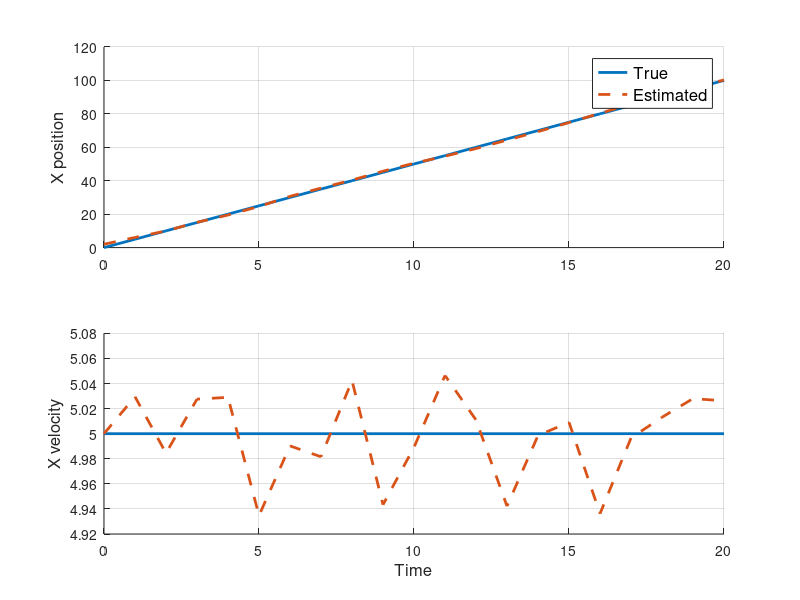
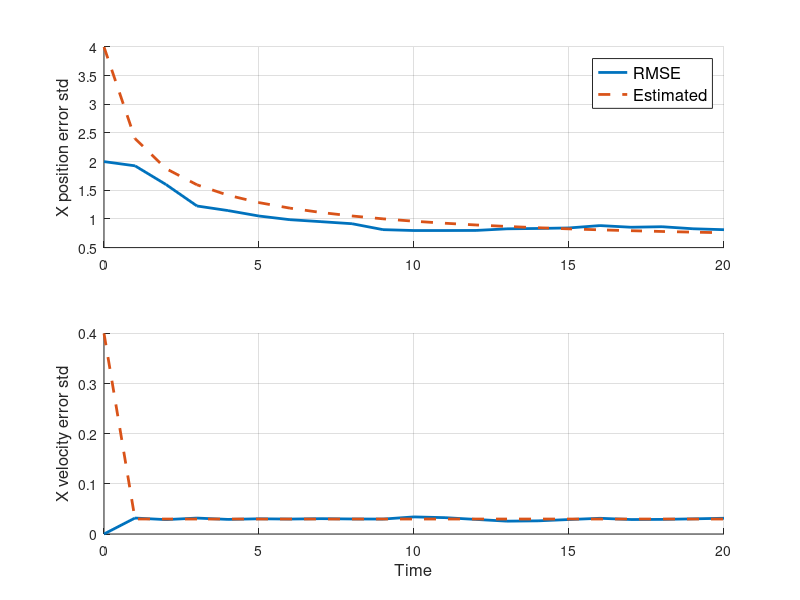
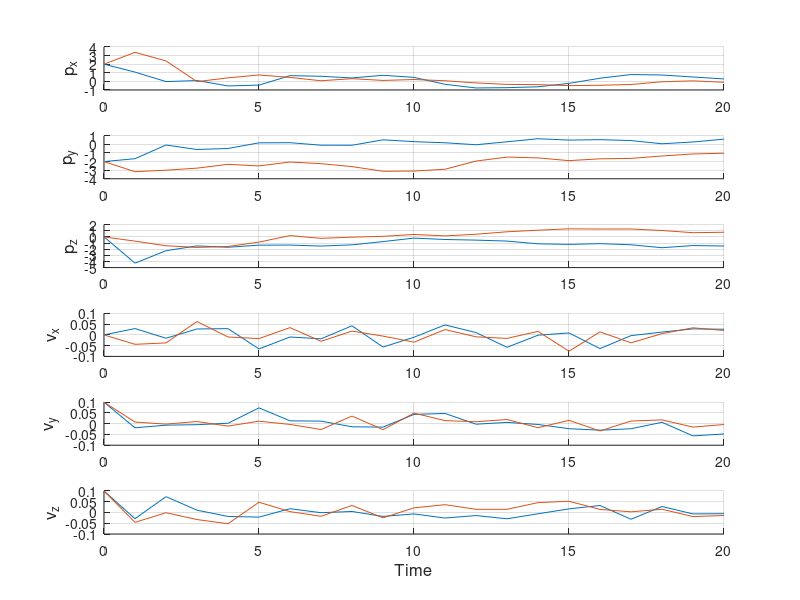

These charts were generated, in order, by the following MATLAB code:

% Please cite the following book chapter if you find this code helpful.
%%% Y. Kim and H. Bang, Introduction to Kalman Filter and Its Applications, InTechOpen, 2018
% Example 2.3 - INS/GNSS navigation
close all
clc
clear
%% settings
N = 20; % number of time steps
dt = 1; % time between time steps
M = 100; % number of Monte-Carlo runs
sig_acc_true = [0.3; 0.3; 0.3]; % true value of standard deviation of accelerometer noise
sig_gps_true = [3; 3; 3; 0.03; 0.03; 0.03]; % true value of standard deviation of GPS noise
sig_acc = [0.3; 0.3; 0.3]; % user input of standard deviation of accelerometer noise
sig_gps = [3; 3; 3; 0.03; 0.03; 0.03]; % user input of standard deviation of GPS noise
Q = [diag(0.25*dt^4*sig_acc.^2), zeros(3); zeros(3), diag(dt^2*sig_acc.^2)]; % process noise covariance matrix
R = [diag(sig_gps(1:3).^2), zeros(3); zeros(3), diag(sig_gps(4:6).^2)]; % measurement noise covariance matrix
F = [eye(3), eye(3)*dt; zeros(3), eye(3)]; % state transition matrix
B = [0.5*eye(3)*dt^2; eye(3)*dt]; % control-input matrix
H = eye(6); % measurement matrix
%% true trajectory
x_true = zeros(6,N+1); % true state
a_true = zeros(3,N);   % true acceleration
x_true(:,1) = [0; 0; 0; 5; 5; 0]; % initial true state
for k = 2:1:N+1
    x_true(:,k) = F*x_true(:,k-1) + B*a_true(:,k-1);
end
%% Kalman filter simulation
res_x_est = zeros(6,N+1,M); % Monte-Carlo estimates
res_x_err = zeros(6,N+1,M); % Monte-Carlo estimate errors
P_diag = zeros(6,N+1); % diagonal term of error covariance matrix
% filtering
for m = 1:1:M
    % initial guess
    x_est(:,1) = [2; -2; 0; 5; 5.1; 0.1];
    P = [eye(3)*4^2, zeros(3); zeros(3), eye(3)*0.4^2];
    P_diag(:,1) = diag(P);
    for k = 2:1:N+1
        
        %%% Prediction
        % obtain acceleration output
        u = a_true(:,k-1) + normrnd(0, sig_acc_true);
        
        % predicted state estimate
        x_est(:,k) = F*x_est(:,k-1) + B*u;
        
        % predicted error covariance
        P = F*P*F' + Q;
        
        %%% Update
        % obtain measurement
        z = x_true(:,k) + normrnd(0, sig_gps_true);
        
        % measurement residual
        y = z - H*x_est(:,k);
        
        % Kalman gain
        K = P*H'/(R+H*P*H');
        
        % updated state estimate
        x_est(:,k) = x_est(:,k) + K*y;
        
        % updated error covariance
        P = (eye(6) - K*H)*P;
        
        P_diag(:,k) = diag(P);
    end
    
    res_x_est(:,:,m) = x_est;
    res_x_err(:,:,m) = x_est - x_true;
    
end
%% get result statistics
x_est_avg = mean(res_x_est,3);
x_err_avg = mean(res_x_err,3);
x_RMSE = zeros(3,N+1); % root mean square error
for k = 1:1:N+1
    x_RMSE(1,k) = sqrt(mean(res_x_err(1,k,:).^2,3));
    x_RMSE(2,k) = sqrt(mean(res_x_err(2,k,:).^2,3));
    x_RMSE(3,k) = sqrt(mean(res_x_err(3,k,:).^2,3));
    x_RMSE(4,k) = sqrt(mean(res_x_err(4,k,:).^2,3));
    x_RMSE(5,k) = sqrt(mean(res_x_err(5,k,:).^2,3));
    x_RMSE(6,k) = sqrt(mean(res_x_err(6,k,:).^2,3));
end
%% plot results
time = (0:1:N)*dt;
figure
subplot(2,1,1); hold on;
plot(time, x_true(1,:), 'linewidth', 2);
plot(time, res_x_est(1,:,1), '--', 'linewidth', 2);
legend({'True', 'Estimated'}, 'fontsize', 12);
ylabel('X position', 'fontsize', 12); grid on;
subplot(2,1,2); hold on;
plot(time, x_true(4,:), 'linewidth', 2);
plot(time, res_x_est(4,:,1), '--', 'linewidth', 2);
ylabel('X velocity', 'fontsize', 12); xlabel('Time', 'fontsize', 12); grid on;
figure
subplot(2,1,1); hold on;
plot(time, x_RMSE(1,:), 'linewidth', 2);
plot(time, sqrt(P_diag(1,:)), '--', 'linewidth', 2);
legend({'RMSE', 'Estimated'}, 'fontsize', 12);
ylabel('X position error std', 'fontsize', 12); grid on;
subplot(2,1,2); hold on;
plot(time, x_RMSE(4,:), 'linewidth', 2);
plot(time, sqrt(P_diag(4,:)), '--', 'linewidth', 2);
ylabel('X velocity error std', 'fontsize', 12); xlabel('Time', 'fontsize', 12); grid on;
figure
subplot(6,1,1); hold on;
plot(time, res_x_err(1,:,1));
plot(time, res_x_err(1,:,2));
ylabel('p_x', 'fontsize', 12); grid on;
subplot(6,1,2); hold on;
plot(time, res_x_err(2,:,1));
plot(time, res_x_err(2,:,2));
ylabel('p_y', 'fontsize', 12); grid on;
subplot(6,1,3); hold on;
plot(time, res_x_err(3,:,1));
plot(time, res_x_err(3,:,2));
ylabel('p_z', 'fontsize', 12); grid on;
subplot(6,1,4); hold on;
plot(time, res_x_err(4,:,1));
plot(time, res_x_err(4,:,2));
ylabel('v_x', 'fontsize', 12); grid on;
subplot(6,1,5); hold on;
plot(time, res_x_err(5,:,1));
plot(time, res_x_err(5,:,2));
ylabel('v_y', 'fontsize', 12); grid on;
subplot(6,1,6); hold on;
plot(time, res_x_err(6,:,1));
plot(time, res_x_err(6,:,2));
ylabel('v_z', 'fontsize', 12); xlabel('Time', 'fontsize', 12); grid on;
